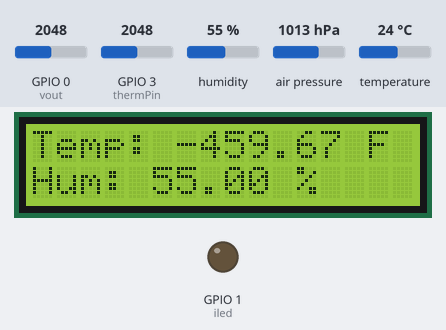
This sketch was run on a simulated ESP32. Shown: 16×2 character LCD, output pins drawn as LEDs (lit = HIGH). The inputs (shaded band) are chosen by the test bench; at power-on: humidity 55 %, air pressure 1013 hPa, GPIO 3 (thermPin) = 2048, GPIO 0 (vout) = 2048, temperature 24 °C. WiFi joins after 1.5 s; servers stay silent unless stated; what the sketch prints to the serial monitor is not drawn.

Above: at 5.8 s.
5.9 s: humidity set to 22 %
At 12.3 s:
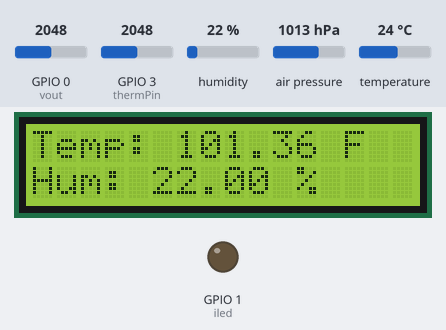
16.5 s: air pressure set to 952 hPa
At 20.9 s:
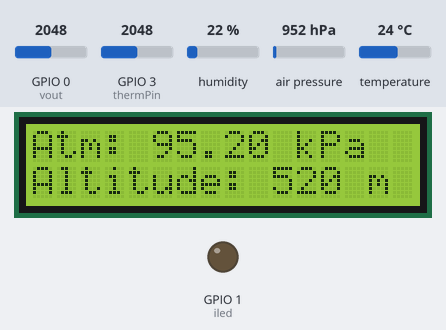
22.9 s: GPIO 3 (thermPin) set to 2866
At 31.3 s:
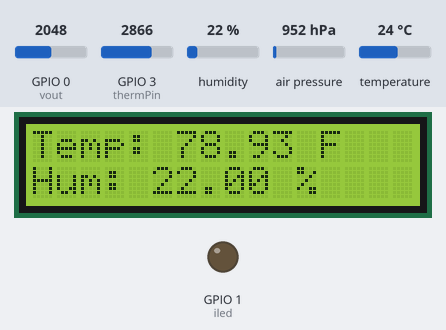
33.7 s: humidity set to 40 %
At 37.2 s:
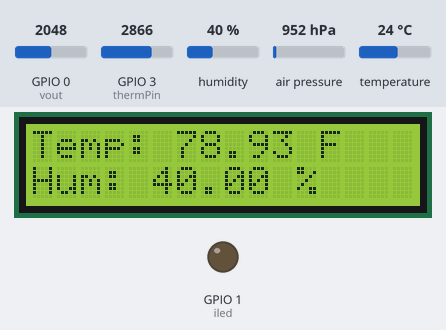
40.1 s: air pressure set to 975 hPa
At 45.8 s:
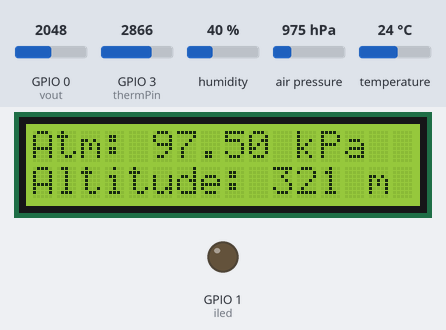
48.5 s: GPIO 3 (thermPin) set to 3972
At 56.2 s:
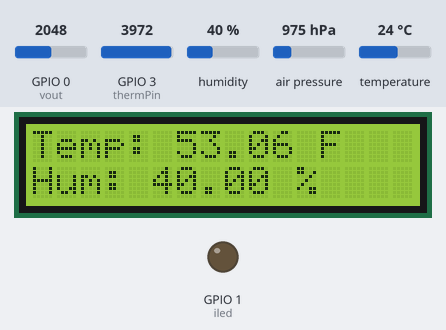
Timing chart, 0 to 57.7 s (numbered marks = the images above; inputs shaded):
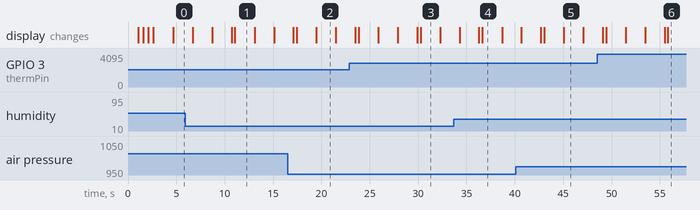

Measured:
- what the display in image 1 shows lasts 2.0 s, from 11.1 s to 13.1 s

The sketch:

Air_Quality_Sensor_Project.ino
```cpp
#include <Wire.h>
#include "SPI.h" //library supports SPI and I2C connection
#include <Adafruit_Sensor.h>
#include "Adafruit_BMP280.h"
#include "DHT.h"
#include <WiFi.h>
#include "ThingSpeak.h"
#include <LiquidCrystal_I2C.h>
#include "auth.h"
#include "esp_wpa2.h"

#define DHTPIN 2
#define DHTTYPE DHT11
#define COV_RATIO 0.13
#define NO_DUST_VOLTAGE 0
#define ESP_VOLTAGE 3.3
#define thermPin 3

Adafruit_BMP280 bmp; // I2C
WiFiClient  client;
DHT dht(DHTPIN, DHTTYPE);

//lcd values
int lcdColumns = 16;
int lcdRows = 2;
LiquidCrystal_I2C lcd(0x27, lcdColumns, lcdRows);

//ThingSpeak info
unsigned long myChannelNumber = THINGSPEAK_CHANNEL_NUMBER;
const char * myWriteAPIKey = THINGSPEAK_WRITE_API_KEY;


// Initializing variables
float pressure;
int altimeter;
float hum;
float V_out, V_in, Rt, R1;
int therm_adcValue;
float temp_F;
float temp_C;
float inv_T;
//Steinhart-Hart constants
const float A = 0.001129148;
const float B = 0.000234125;
const float C = 0.0000000876741;
//Variables for Dust Sensor
const int iled = 1;
const int vout = 0;
float dustDensity;
float voltage;
int adcvalue;

//Dust Sensor Filter
int Filter(int m){
  static int flag_first = 0, _buff[10], sum;
  const int _buff_max = 10;
  int i;

  if(flag_first == 0){
    flag_first = 1;
    for(i = 0, sum = 0; i < _buff_max; i++){
      _buff[i] = m;
      sum += _buff[i];
    }
    return m;
  }
  else{
    sum -= _buff[0];
    for(i = 0; i < (_buff_max - 1); i++){
      _buff[i] = _buff[i + 1];
    }
    _buff[9] = m;
    sum += _buff[9];
    i = sum / 10.0;
    return i;
  }
}

void setup() {
  	delay(1000);

  	Serial.begin(115200);
    lcd.init();
    lcd.backlight();
    lcd.clear();
    lcd.setCursor(0, 0);
    lcd.print("Connecting WiFi");
    lcd.setCursor(0, 1);

//Connecting to wifi
    WiFi.disconnect(true);
    WiFi.mode(WIFI_STA);
    #ifdef USE_EAP
      esp_wifi_sta_wpa2_ent_set_identity((uint8_t *)EAP_ANONYMOUS_IDENTITY, strlen(EAP_ANONYMOUS_IDENTITY));
      esp_wifi_sta_wpa2_ent_set_username((uint8_t *)EAP_IDENTITY, strlen(EAP_IDENTITY));
      esp_wifi_sta_wpa2_ent_set_password((uint8_t *)EAP_PASSWORD, strlen(EAP_PASSWORD));
      esp_wifi_sta_wpa2_ent_enable();
      WiFi.begin(ssid);
    #else
      WiFi.begin(ssid,WPA_PASSWORD);
    #endif
      WiFi.setSleep(false);
    while(WiFi.status() != WL_CONNECTED){
        Serial.print("*");
        lcd.print("*");
        delay(500);
    }


    Serial.println("\nConnected to the WiFi network");
    Serial.print("Local ESP32 IP: ");
    Serial.println(WiFi.localIP());
    lcd.clear();
    lcd.setCursor(0, 0);
    lcd.print("WiFi Connected!");
    delay(2000);
    lcd.clear();

    ThingSpeak.begin(client);
    dht.begin();
	  bmp.begin(0x77);

    pinMode(iled, OUTPUT);
    digitalWrite(iled, LOW);
}

void loop() {

//Read values from the sensors:
	pressure = (bmp.readPressure()/1000);
	altimeter = bmp.readAltitude(1013);
  hum = dht.readHumidity();


//Display error when sensors aren't sending data
  if (isnan(hum) || isnan(temp_F) || isnan(altimeter) || isnan(pressure)) {
    Serial.println(F("Error Reading Sensor"));
    lcd.clear();
    lcd.setCursor(0, 0);
    lcd.print("ERROR!");
    return;
  }

  digitalWrite(iled, HIGH);
  delayMicroseconds(280);
  adcvalue = analogRead(vout);
  digitalWrite(iled, LOW);
  adcvalue = Filter(adcvalue);
  voltage = (3.3 / 4095) * adcvalue;

  if(voltage >= NO_DUST_VOLTAGE) {
    voltage -= NO_DUST_VOLTAGE;
    dustDensity = (voltage * COV_RATIO) * (10000);
  }
  else
    dustDensity = 0;

  char *AQILevel[] = {"I","II","III","IV","V","VI"};
  int i = 0;

  if(dustDensity <= 35){
    i = 0;
  }
  if((35 < dustDensity) && (dustDensity <= 75)){
    i = 1;

  }
  if((75 < dustDensity) && (dustDensity <= 115)){
    i = 2;

  }
  if((115 < dustDensity) && (dustDensity <= 150)){
    i = 3;

  }
  if((150 < dustDensity) && (dustDensity <= 250)){
    i = 4;

  }
  if((250 < dustDensity) && (dustDensity <= 500)){
    i = 5;

  }

  V_out = (3.0/4095) * therm_adcValue;
  V_in = 5;
  therm_adcValue = analogRead(thermPin);
  R1 = 13180;
  Rt = V_out * (R1/(V_in - V_out));

  // using Steinhart-Hart equation to calculate temp
  inv_T = A + B * log(Rt) + C * pow(log(Rt), 3);
  temp_C = 1.0 / inv_T - 273.15;
  temp_F = temp_C * 9.0 / 5.0 + 32.0;

//Print values to serial monitor:
	Serial.print(F("Pressure: "));
  Serial.print(pressure);
  Serial.print(" kPa");
	Serial.print(" | ");
  Serial.print("Altimeter: ");
  Serial.print(altimeter);
  Serial.print(" m | ");
  Serial.print(F("Humidity: "));
  Serial.print(hum);
  Serial.print(F(" % | Thermistor Temp: "));
  Serial.print(temp_F);
  Serial.print(F(" °F"));
  Serial.print(" | AQI: ");
  Serial.println(AQILevel[i]);


//Display data to lcd
  lcd.setCursor(0, 0);
  lcd.print("Temp: ");
  lcd.print(temp_F);
  lcd.print(" F");
  lcd.setCursor(0, 1);
  lcd.print("Hum: ");
  lcd.print(hum);
  lcd.print(" %");

  delay(2000);
  lcd.clear();

  lcd.setCursor(0, 0);
  lcd.print("Atm: ");
  lcd.print(pressure);
  lcd.print(" kPa");
  lcd.setCursor(0, 1);
  lcd.print("Altitude: ");
  lcd.print(altimeter);
  lcd.print(" m");

  delay(2000);
  lcd.clear();

  lcd.setCursor(0, 0);
  lcd.print("AQI: ");
  lcd.print(AQILevel[i]);


  delay(2000);
  lcd.clear();

//Write values to thinkspeak fields
  ThingSpeak.setField( 1, pressure);
  ThingSpeak.setField( 2, temp_F);
  ThingSpeak.setField( 3, altimeter);
  ThingSpeak.setField( 4, hum );
  ThingSpeak.setField( 5, dustDensity);
  ThingSpeak.writeFields(myChannelNumber,myWriteAPIKey);

}
```

auth.h
```cpp
#define EAP_ANONYMOUS_IDENTITY ""
#define EAP_IDENTITY "**********"
#define EAP_PASSWORD "**********" //password for eduroam account
#define WPA_PASSWORD "**********" //password for home wifi
//#define USE_EAP
//SSID NAME
#ifdef USE_EAP
  const char* ssid = "**********"; // eduroam SSID
#else
  const char* ssid = "**********"; // home SSID
#endif

//ThingSpeak credentials
#define THINGSPEAK_CHANNEL_NUMBER 2412781
#define THINGSPEAK_WRITE_API_KEY "6R7GOKN3RL45D5RA"
```
